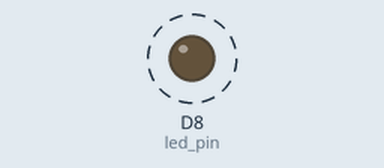
Simulated run of this program. Board: Arduino board driven over Firmata from a computer. On the bench: output pins drawn as LEDs (lit = HIGH). Dashed ring = blinking.

Above: at 5.5 s.
Timing chart, 0 to 9.6 s (numbered marks = the images above):
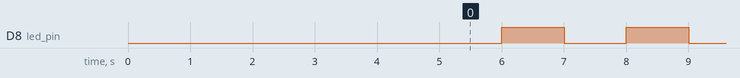

The program:

bilnk.py
```python
from pyfirmata2 import Arduino
import time

board = Arduino(Arduino.AUTODETECT)


led_pin = board.get_pin('d:8:o')

while True:
    led_pin.write(0)
    time.sleep(1)
    led_pin.write(1)
    time.sleep(1)
```

Measured:
- by itself, D8 (led_pin): alternates HIGH for 1.0 s and LOW for 1.0 s
